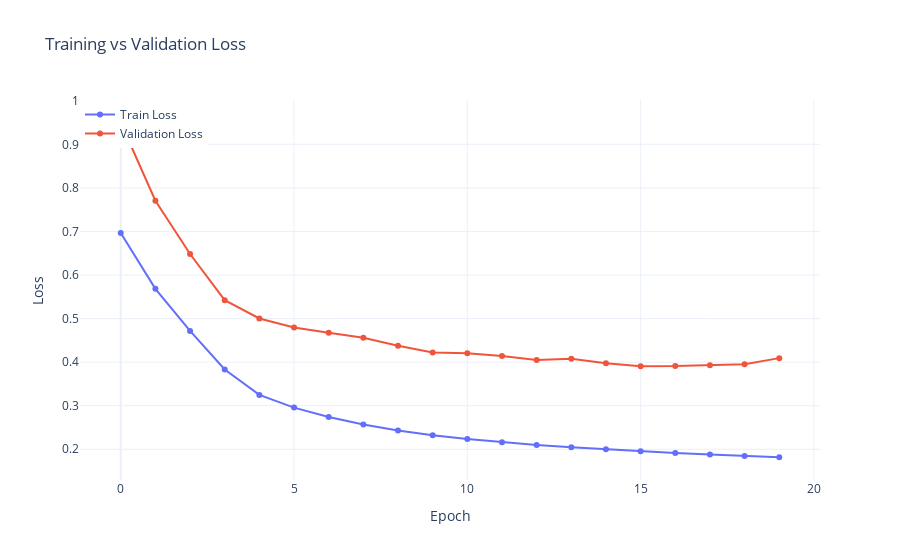

The cell this chart's notebook holds for it:
### Code cell
import plotly.graph_objects as go

fig = go.Figure()

fig.add_trace(go.Scatter(
    y=train_losses,
    mode="lines+markers",
    name="Train Loss"
))

fig.add_trace(go.Scatter(
    y=val_losses,
    mode="lines+markers",
    name="Validation Loss"
))

fig.update_layout(
    title="Training vs Validation Loss",
    xaxis_title="Epoch",
    yaxis_title="Loss",
    template="plotly_white",
    legend=dict(x=0, y=1)
)

fig.show()

### Figure 1 — Plotly figure (JSON) as saved in the notebook; plotly's stock layout.template omitted (floating-point values rounded to 4 significant figures)
{"data": [{"mode": "lines+markers", "name": "Train Loss", "type": "scatter", "y": [0.6965, 0.5683, 0.4716, 0.3832, 0.3249, 0.2957, 0.274, 0.257, 0.2432, 0.2323, 0.2237, 0.2163, 0.2101, 0.2045, 0.1998, 0.1956, 0.1917, 0.188, 0.1847, 0.1817]}, {"mode": "lines+markers", "name": "Validation Loss", "type": "scatter", "y": [0.9495, 0.7705, 0.6482, 0.5422, 0.5002, 0.4793, 0.4676, 0.4558, 0.4375, 0.4224, 0.4202, 0.414, 0.4051, 0.4079, 0.3972, 0.3907, 0.3909, 0.3931, 0.3953, 0.4092]}], "layout": {"legend": {"x": 0, "y": 1}, "title": {"text": "Training vs Validation Loss"}, "xaxis": {"title": {"text": "Epoch"}}, "yaxis": {"title": {"text": "Loss"}}}}
